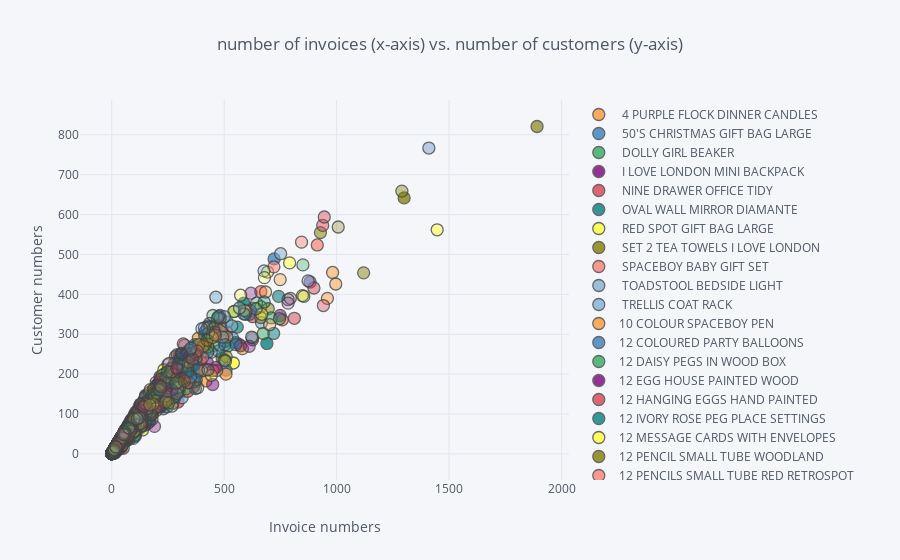

Notebook code cell kept with this figure:
### Code cell
products.iplot(x='InvoiceNo', y='CustomerID', categories='Description',
           xTitle='Invoice numbers', yTitle='Customer numbers',
           title=' number of invoices (x-axis) vs. number of customers (y-axis) ')
